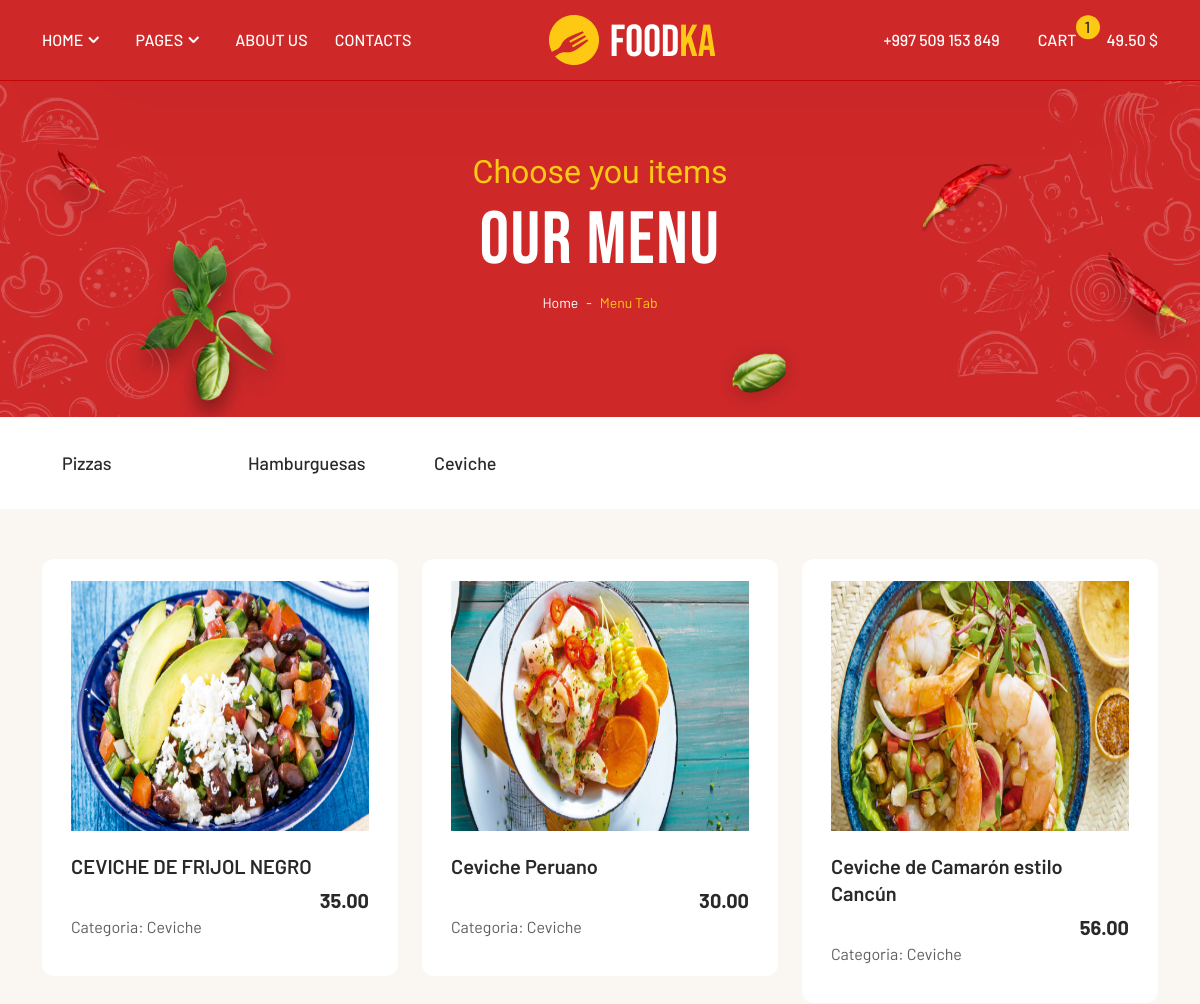
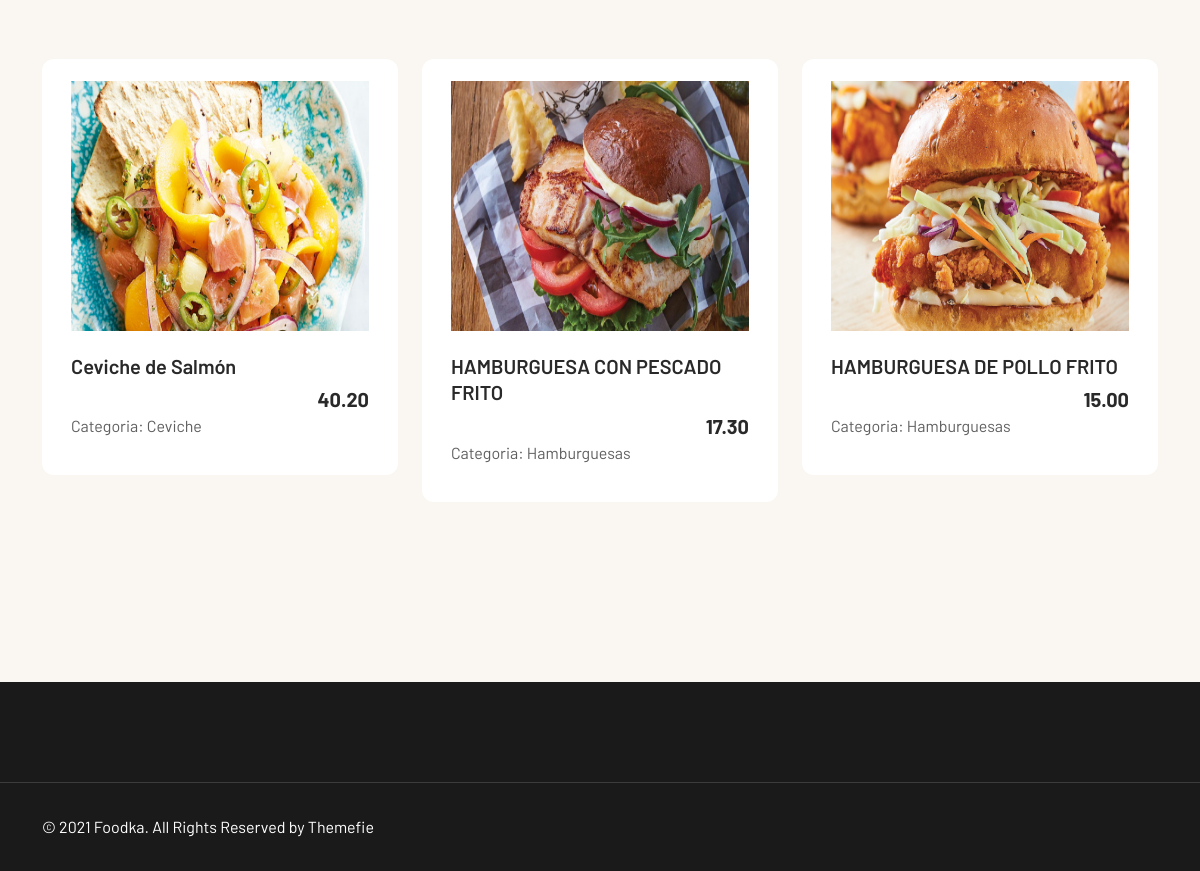
The page / on the database its author committed (2 pictures, top to bottom).
### web/models.py (models this page shows, shortened)
class Categoria(models.Model):
    nombre = models.CharField(max_length=200)
    pub_date = models.DateTimeField('Fecha Creación')

class Producto(models.Model):
    categoria = models.ForeignKey(Categoria, on_delete=models.CASCADE)
    nombre = models.CharField(max_length=200)
    precio = models.DecimalField(max_digits=6, decimal_places=2)
    stock = models.IntegerField(default=0)
    detalle = models.CharField(max_length=500)
    imagen = models.ImageField(upload_to='productos', blank=True, null=True)
    pub_date = models.DateTimeField('date published')

### web/views.py (the view)
# urls.py: path('',views.index,name='index'),
def index(request):
    product_list = Producto.objects.order_by('nombre')[:6]
    category_list = Categoria.objects.all()
    context = {
        'product_list' : product_list,
        'category_list' : category_list
        }
    return render(request, 'index.html', context)

### web/templates/index.html (shortened to what this page needs)
{% extends 'layout.html' %}
{% block content %}
<section class="category-area">
    <div class="container">
        <div class="row justify-content-center">
            <div class="col-lg-12 align-self-center">
                <ul class="category-menu">
                    {% for category in category_list %}
                    <li class="category-wrap"><a href="/categoria/{{category.id}}/"><img src="" alt="">{{category.nombre}}</a>
                    </li>
                    {% endfor %}
                </ul>
            </div>
        </div>
    </div>
</section>
<section class="populer-area pd-top-50 pd-bottom-120">
    <div class="container">
        <div class="row justify-content-center">
            {% for prod in product_list %}
            <div class="col-lg-4 col-md-6">
                <div class="single-item-wrap">
                    <div class="thumb">
                        <img style="width: 350px; height: 250px;" src="{{ prod.imagen.url }}" alt="img">
                    </div>
                    <div class="wrap-details">
                        <h5><a href="detalle/{{ prod.id }}">{{ prod.nombre }}</a></h5>
                        <div class="wrap-footer">
                            <h6 class="price">{{ prod.precio }}</h6>
                        </div>
                        <p class="wrap-footer"> Categoria: {{ prod.categoria.nombre }}</p>
                    </div>
                </div>
            </div>
            {% endfor %}
        </div>
    </div>
</section>
{% endblock %}

### web/templates/layout.html (shortened to what this page needs)
{% load static %}
<!DOCTYPE html>
<html lang="zxx">
<head>
    <link rel="stylesheet" href="{% static 'assets/css/animate.min.css' %}">
    <link rel="stylesheet" href="{% static 'assets/css/bootstrap.min.css' %}">
    <link rel="stylesheet" href="{% static 'assets/css/magnific.min.css' %}">
    <link rel="stylesheet" href="{% static 'assets/css/nice-select.min.css' %}">
    <link rel="stylesheet" href="{% static 'assets/css/owl.min.css' %}">
    <link rel="stylesheet" href="{% static 'assets/css/slick-slide.min.css' %}">
    <link rel="stylesheet" href="{% static 'assets/css/fontawesome.min.css' %}">
    <link rel="stylesheet" href="{% static 'assets/css/style.css' %}">
    <link rel="stylesheet" href="{% static 'assets/css/responsive.css' %}">
</head>
<body class='sc5'>
    <header class="navbar-area">
        <nav class="navbar navbar-expand-lg">
            <div class="container nav-container">
                <div class="collapse navbar-collapse" id="themefie_main_menu">
                    <ul class="navbar-nav menu-open">
                        <li class="current-menu-item menu-item-has-children">
                            <a href="home-1.html">HOME</a>
                        </li>
                        <li class="current-menu-item menu-item-has-children">
                            <a href="#">PAGES</a>
                        </li>
                        <li>
                            <a href="about.html">ABOUT US</a>
                        </li>
                        <li>
                            <a href="contact.html">CONTACTS</a>
                        </li>
                    </ul>
                </div>
                <div class="logo">
                    <a class="main-logo" href="{% url 'web:index' %}"><img src="{% static 'assets/img/logo.png' %}" alt="img"></a>
                </div>
                <div class="nav-right-part nav-right-part-desktop">
                    <ul>
                        <li class="phone-contact">
                            +997 509 153 849
                        </li>
                        <li class="menu-cart"><a href="{% url 'web:carrito'%}">CART <span>1</span></a></li>
                        <li>49.50 $</li>
                    </ul>
                </div>
            </div>
        </nav>
    </header>
    <section class="breadcrumb-area">
        <div class="banner-bg-img"></div>
        <div class="banner-shape-1"><img src="{% static 'assets/img/banner/shape-1.png' %}" alt="img"></div>
        <div class="banner-shape-2"><img src="{% static 'assets/img/banner/shape-2.png' %}" alt="img"></div>
        <div class="container">
            <div class="row justify-content-center">
                <div class="col-lg-6 align-self-center">
                    <div class="banner-inner text-center">
                        <h3>Choose you items
                        </h3>
                        <h1>OUR MENU</h1>
                        <nav aria-label="breadcrumb">
                            <ul class="breadcrumb">
                              <li class="breadcrumb-item"><a href="home.html">Home</a></li>
                              <li class="breadcrumb-item active" aria-current="page">Menu Tab</li>
                            </ul>
                        </nav>
                    </div>
                </div>
            </div>
        </div>
    </section>
    {% block content %}
    {% endblock %}
    <footer class="footer-area pd-top-100">
        <div class="footer-bottom">
            <div class="container">
                <div class="row align-items-center">
                    <div class="col-md-6 text-md-start text-center">
                        <div class="copyright-area">
                            <p>© 2021 Foodka. All Rights Reserved by Themefie</p>
                        </div>
                    </div>
                </div>
            </div>
        </div>
    </footer>
</body>
</html>

### web/static/assets/css/responsive.css (style rules this page uses)
@media all and (max-width: 1440px) { .navbar-area .nav-container { min-height: 80px; } }
@media all and (max-width: 1440px) { .banner-inner { padding: 150px 0 350px; } }
@media all and (max-width: 1440px) { .banner-inner h1 { font-size: 74px; line-height: 85px; } }
@media all and (max-width: 1440px) { .banner-shape-2 { width: 27%; } }
@media all and (max-width: 1440px) { .banner-shape-1 { width: 27%; } }
@media all and (max-width: 1440px) { .single-item-wrap .wrap-details h5 { font-size: 20px; } }

### rows shown on the page
Categoria: nombre "Pizzas"
Categoria: nombre "Hamburguesas"
Categoria: nombre "Ceviche"
Producto: imagen (picture), nombre "CEVICHE DE FRIJOL NEGRO", precio "35.00", categoria.nombre "Ceviche"
Producto: imagen (picture), nombre "Ceviche Peruano", precio "30.00", categoria.nombre "Ceviche"
Producto: imagen (picture), nombre "Ceviche de Camarón estilo Cancún", precio "56.00", categoria.nombre "Ceviche"
Producto: imagen (picture), nombre "Ceviche de Salmón", precio "40.20", categoria.nombre "Ceviche"
Producto: imagen (picture), nombre "HAMBURGUESA CON PESCADO FRITO", precio "17.30", categoria.nombre "Hamburguesas"
Producto: imagen (picture), nombre "HAMBURGUESA DE POLLO FRITO", precio "15.00", categoria.nombre "Hamburguesas"
